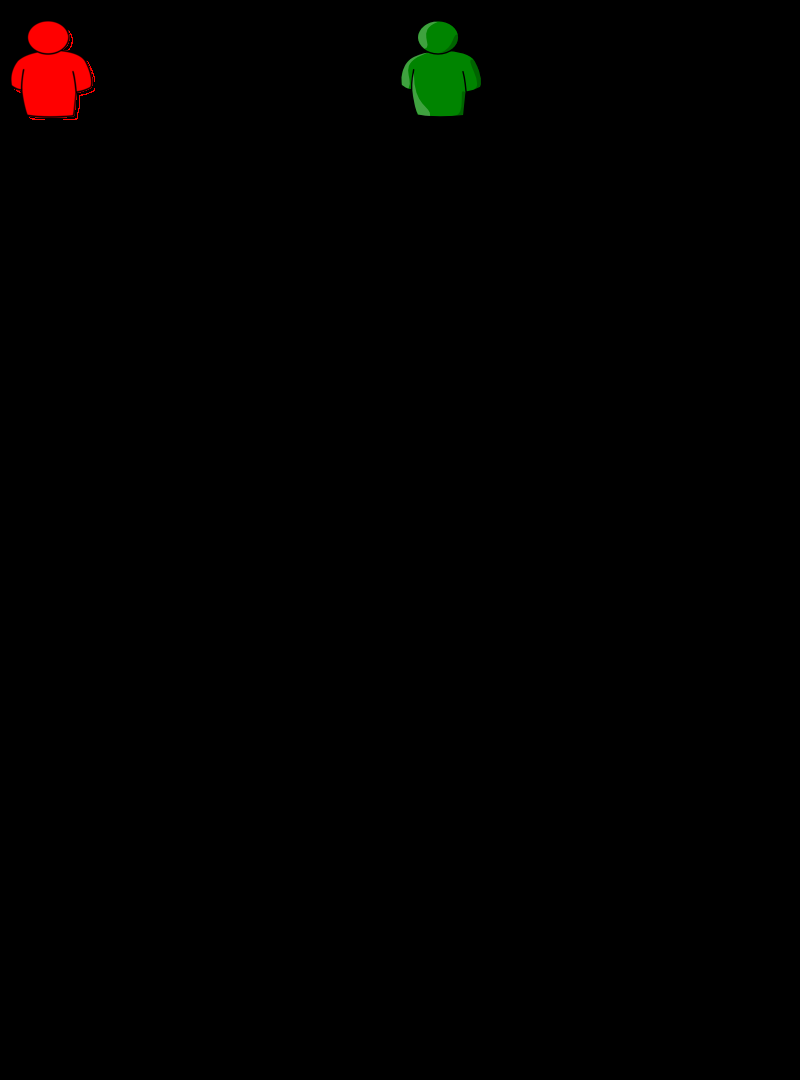
#> input picture Social Distancing Violation Detection/black_background.png, 800 x 1080 px, found by its file name
$ jupyter execute --allow-errors FinalProject.ipynb   (shell and % lines are left out)   (text cells are left out)
#> lines starting #> are read from the running program, lines starting #| are printed output that depends on the picture; pictures that were not available may be replaced by others from this repository, and a replacement may not be noted
[cell 1]
from google.colab import drive
drive.mount('/content/drive')

[cell 2]
import matplotlib.pyplot as plt
import numpy as np
from operator import itemgetter
import cv2
import timeit
import itertools

[cell 3]
%cd /content/drive/My\ Drive/darknet

[cell 4]
def load_network_1(config_file, data_file, weights, batch_size=1):
    """
    load model description and weights from config files
    args:
        config_file (str): path to .cfg model file
        data_file (str): path to .data model file
        weights (str): path to weights
    returns:
        network: trained model
        class_names
        class_colors
    """
    network = load_net_custom(
        config_file.encode("ascii"),
        weights.encode("ascii"), 0, batch_size)
    metadata = load_meta(data_file.encode("ascii"))
    class_names = [metadata.names[i].decode("ascii") for i in range(1)]
    colors = class_colors(class_names)
    return network, class_names, colors

# [18 lines left out: function darknet_helper, not called in this run]

def MatrixCreation(A,B,C,D):
    width = int(max(np.sqrt((B[1]-A[1])**2+(B[0]-A[0])**2),np.sqrt((D[1]-C[1])**2+(D[0]-C[0])**2)))
    height = int(max(np.sqrt((C[1]-A[1])**2+(C[0]-A[0])**2),np.sqrt((D[1]-B[1])**2+(D[0]-B[0])**2)))
    inputs = np.float32([A,B,C,D])
    outputs = np.float32([[0,0],
                      [width-1,0],
                      [0,height-1],
                      [width-1,height-1]])
    M = cv2.getPerspectiveTransform(inputs,outputs)
    return M,width,height

# [29 lines left out: functions Points_Transformation, DrawnRectangel, get_birds_eye_view_image, not called in this run]

def video_processing(video_path,real_width,real_height,pixel_width,pixel_height):
#> called with real_width = 4, real_height = 7.6, pixel_width = 424, pixel_height = 380
    cap = cv2.VideoCapture(video_path)
    if (cap.isOpened()==False):
        print('Error opening video stream or file')
    else:
      blank_image = cv2.imread('/content/drive/MyDrive/Advanced-CV/black_background.png')
#> blank_image is the input picture: shape (1080, 800, 3); mean B, G, R 0, 0.7, 1.5
      blank_image = cv2.resize(blank_image,(960,540))
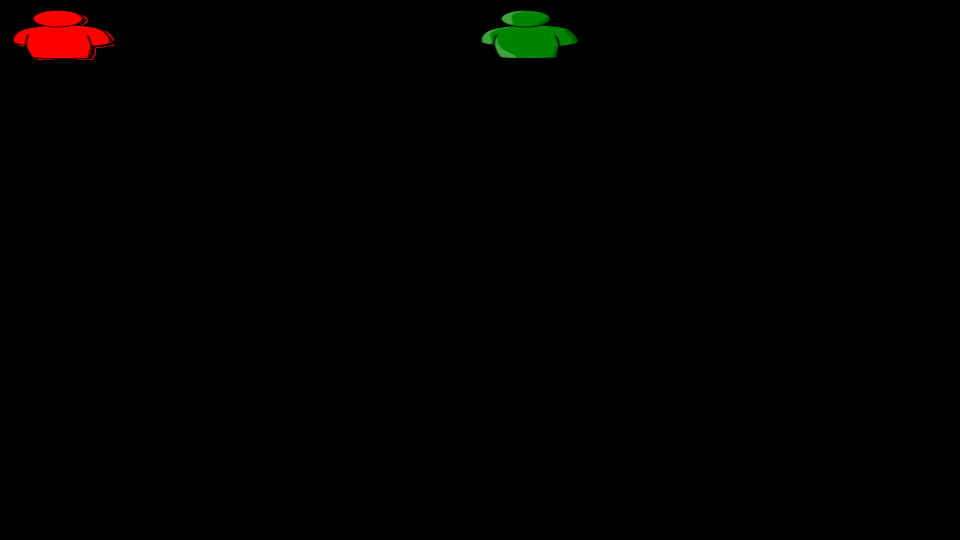
#> blank_image: shape (540, 960, 3); mean B, G, R 0, 0.7, 1.5
      fourcc = cv2.VideoWriter_fourcc(*'DIVX')
      out = cv2.VideoWriter('output.avi',fourcc, 20, (1440,540))
      while (True):
          ret, frame = cap.read()
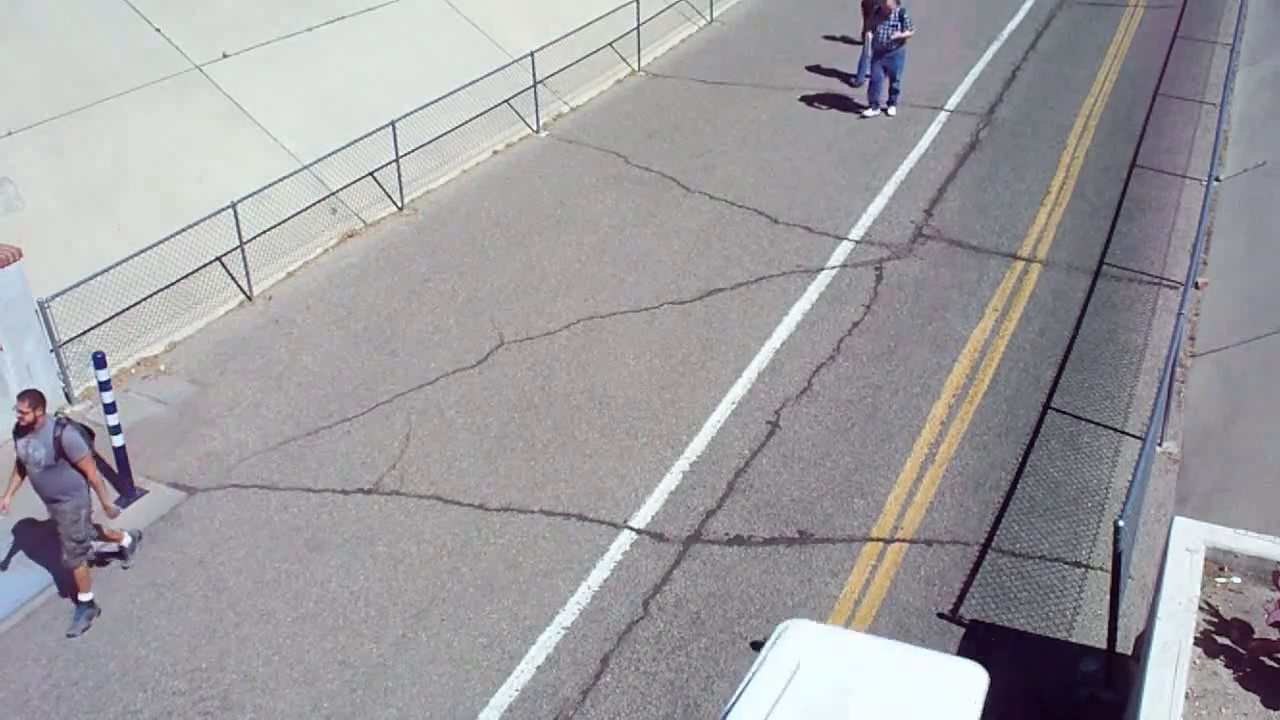
#> input picture Social Distancing Violation Detection/frame_test_video/frame11.jpg, 1280 x 720 px, given in place of Home7_42.m4v, which was not available
#> frame is the input picture: shape (720, 1280, 3); mean B, G, R 160.2, 157, 158.5
          if ret==True:
            alter_blank_image = blank_image.copy()
            boxes = darknet_helper(frame,width,height)
            transformed_points = Points_Transformation(boxes)
            image_rect = frame.copy()
            if len(boxes) > 1:
                list_indexes = list(itertools.combinations(range(len(transformed_points)), 2))
                x_y_ = []
                for i,pair in enumerate(itertools.combinations(transformed_points, r=2)):
                     if np.sqrt( ((pair[0][0] - pair[1][0])*real_width/pixel_width)**2 + ((pair[0][1] - pair[1][1])*real_height/pixel_height)**2  ) < int(distance_minimum):
                         index_pt1 = list_indexes[i][0]
                         index_pt2 = list_indexes[i][1]
                         if index_pt1 not in x_y_:
                            #draw red circle top view
                            cv2.circle(alter_blank_image,tuple(transformed_points[index_pt1].astype(int)),20,(0,0,255),-1)
                            #change red box original frame
                            DrawnRectangel(boxes,image_rect,index_pt1,(0,0,255))
                            x_y_.append(index_pt1)
                         if index_pt2 not in x_y_:
                            #draw red circle top view
                            cv2.circle(alter_blank_image,tuple(transformed_points[index_pt2].astype(int)),20,(0,0,255),-1)
                            #change red box original frame
                            DrawnRectangel(boxes,image_rect,index_pt2,(0,0,255))
                            x_y_.append(index_pt2)
                #select points to draw green box and green circle
                diff = np.setdiff1d(list(range(0,len(boxes))),np.unique(x_y_))
                for i in diff:
                   DrawnRectangel(boxes,image_rect,i,(0,255,0))
                   cv2.circle(alter_blank_image,tuple(transformed_points[i].astype(int)),20,(0,255,0),-1)
            elif len(boxes)==1:
                 DrawnRectangel(boxes,image_rect,0,(0,255,0))
                 cv2.circle(alter_blank_image,tuple(transformed_points[0].astype(int)),20,(0,255,0),-1)
            #Write nums of red
            height_blank,width_blank = alter_blank_image.shape[0],alter_blank_image.shape[1]
            cv2.putText(alter_blank_image, str(len(x_y_)), (int(width_blank*0.225),int(height_blank*0.1)), cv2.FONT_HERSHEY_SIMPLEX , 2, (0,0,255), 4, cv2.LINE_AA)
            #Write nums of green
            cv2.putText(alter_blank_image, str(len(diff)), (int(width_blank*0.7),int(height_blank*0.1)), cv2.FONT_HERSHEY_SIMPLEX , 2, (0,255,0), 4, cv2.LINE_AA)
            alter_blank_image = cv2.resize(alter_blank_image,(alter_blank_image.shape[1]//2,alter_blank_image.shape[0]))
            combined_image = np.concatenate((alter_blank_image,image_rect),axis=1)
            out.write(combined_image)
            if cv2.waitKey(1)==ord('q'): break
          else: break
    out.release()
    return
# [9 lines left out: function show_webcam, not called in this run]

[cell 5]
from darknet import *
  #608X608
  # load in our YOLOv4 architecture network
#> (the rest of this cell did not finish here and is left out)

[cell 6]
# Get transformation matrix
A = [470,330]
B = [980,310]
C = [310,700]
D = [1200,680]
distance_minimum = 2.0
real_width,real_height = 7.5,8.0
pixel_width,pixel_height = B[0] - A[0], C[1]-A[1]
M,pixel_width,pixel_height = MatrixCreation(A,B,C,D)

image = cv2.imread("/content/Pedestrian_mask.jpg")
#> (the rest of this cell did not finish here and is left out)

[cell 7]
%cd /content/drive/MyDrive/

A = [571,151]
B = [768,185]
C = [283,400]
D = [690,521]
M,pixel_width,pixel_height = MatrixCreation(A,B,C,D)
real_width,real_height = 4.0,7.6
distance_minimum = 2.0
video_path='/content/drive/MyDrive/Advanced-CV/Home7_42.m4v'
#> (the rest of this cell did not finish here and is left out)

[cell 8]
# [17 lines left out: functions Distance, Points_Transformation1, not called in this run]

[cell 9]
A = [1150,300]
B = [1570,360]
C = [560,800]
D = [1375,1050]
pts = np.array([A, C, D, B],np.int32)
isClosed = True
pts = pts.reshape((-1, 1, 2))
M,pixel_width,pixel_height = MatrixCreation(A,B,C,D)
real_width , real_height = 4.0, 7.6

image = cv2.imread('/content/201178778_375404177254763_2657893033887157176_n.png')
cv2.circle(image,tuple(A),10,(0,0,255),-1)
cv2.circle(image,tuple(B),10,(0,0,255),-1)
cv2.circle(image,tuple(C),10,(0,0,255),-1)
cv2.circle(image,tuple(D),10,(0,0,255),-1)
#> (the rest of this cell did not finish here and is left out)

#> (a cell that did not finish here is left out)

[cell 11]
A = [571,151]
B = [768,185]
C = [283,400]
D = [690,521]
pts = np.array([A, C, D, B],np.int32)
isClosed = True
pixel_widtd,pixel_height = B[0] - A[0], C[1]-A[1]
M = MatrixCreation(A,B,C,D)
cap = cv2.VideoCapture('/content/drive/MyDrive/Advanced-CV/Ảnh-20210620T080054Z-001/Ảnh/20210619163037500_7A090A0PAZ97646_L_44_L070619163037.mp4')
if (cap.isOpened()==False):
    print('Error opening video stream or file')
else:
    fourcc = cv2.VideoWriter_fourcc(*'XVID')
    while (True):
       ret, frame = cap.read()
       if ret==True:
           frame = cv2.resize(frame,(960,540))
#> frame: shape (540, 960, 3)
           out = cv2.VideoWriter('output.avi',fourcc, 24,(frame.shape[1],frame.shape[0]))
           cv2.circle(frame,tuple(A),10,(0,0,255),-1)
           cv2.circle(frame,tuple(B),10,(0,0,255),-1)
           cv2.circle(frame,tuple(C),10,(0,0,255),-1)
           cv2.circle(frame,tuple(D),10,(0,0,255),-1)
           cv2.polylines(frame, [pts], isClosed, (0,255,0), 4)
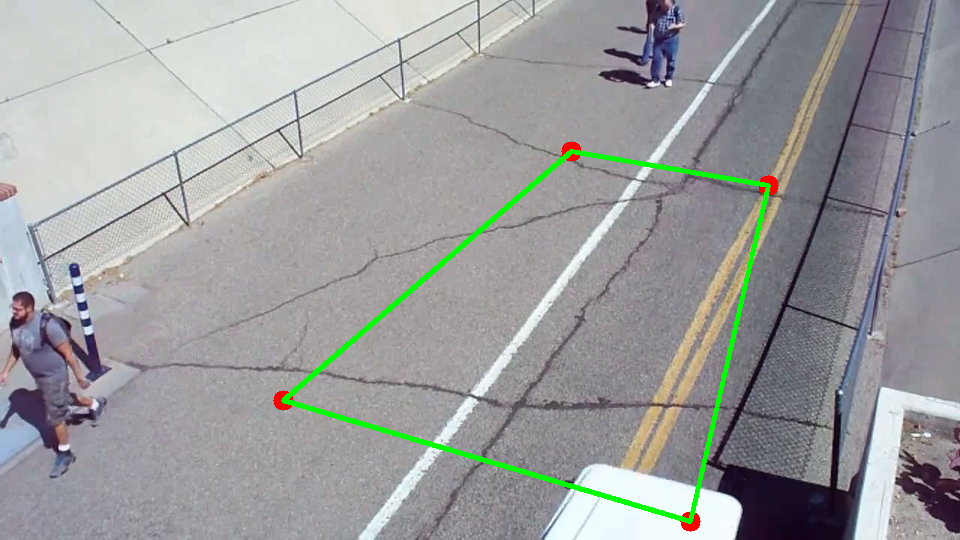
#> frame: shape (540, 960, 3); mean B, G, R 157.8, 157.9, 156.4
           plt.imshow(cv2.cvtColor(frame,cv2.COLOR_BGR2RGB))
           #frame = cv2.warpPerspective(frame,M,(frame.shape[1],frame.shape[0]))
           break
           if cv2.waitKey(1)==ord('q'): break
           out.write(frame)
       else: break
    out.release()

[cell 12]
# [56 lines left out: functions IOU_Calculation, IOUS_Appending, Image_to_Image, Pre_Rec, Read_Txt, not called in this run]

[cell 13]
%cd /content/drive/MyDrive/Advanced-CV

[cell 14]
folders = ['frame_test_video','frame_vtest']
count_FN = 0
IOUS = []
#> (the rest of this cell did not finish here and is left out)

#> (a cell that did not finish here is left out)

[cell 16]
# [5 lines left out: function Distance, not called in this run]

[cell 17]
MAE_data_folder = '/content/drive/MyDrive/Advanced-CV/MAE data'
#> (the rest of this cell did not finish here and is left out)

#> (a cell that did not finish here is left out)

[cell 19]
M,pixel_width,pixel_height = MatrixCreation(A,B,C,D)
#> M = [[3.36, 3.89, -2508.7], [-0.814, 4.72, -247.5], [-0.000593, 0.00722, 1]]; pixel_width = 424; pixel_height = 380
#> (the rest of this cell did not finish here and is left out)

#> (a cell that did not finish here is left out)

#> (a cell that did not finish here is left out)

[cell 22]
%cd /content/drive/MyDrive/Advanced-CV/frame_vtest//

[cell 23]
import time

cap = cv2.VideoCapture('/content/drive/MyDrive/Advanced-CV/vtest.avi')
if (cap.isOpened()==False):
    print('Error opening video stream or file')
else:
    fourcc = cv2.VideoWriter_fourcc(*'XVID')
    count=0
    start = 0
    while (True):
       ret, frame = cap.read()
       if ret==True:
           if (start==0) or (time.time()-start>=0.05):
              cv2.imwrite("frame%d.jpg" % count,frame)
              start = time.time()
              # plt.imshow(cv2.cvtColor(frame,cv2.COLOR_BGR2RGB))
              # plt.show()
              print(count)
              count+=1
           if cv2.waitKey(1)==ord('q'): break
#> (key q is pressed here)
